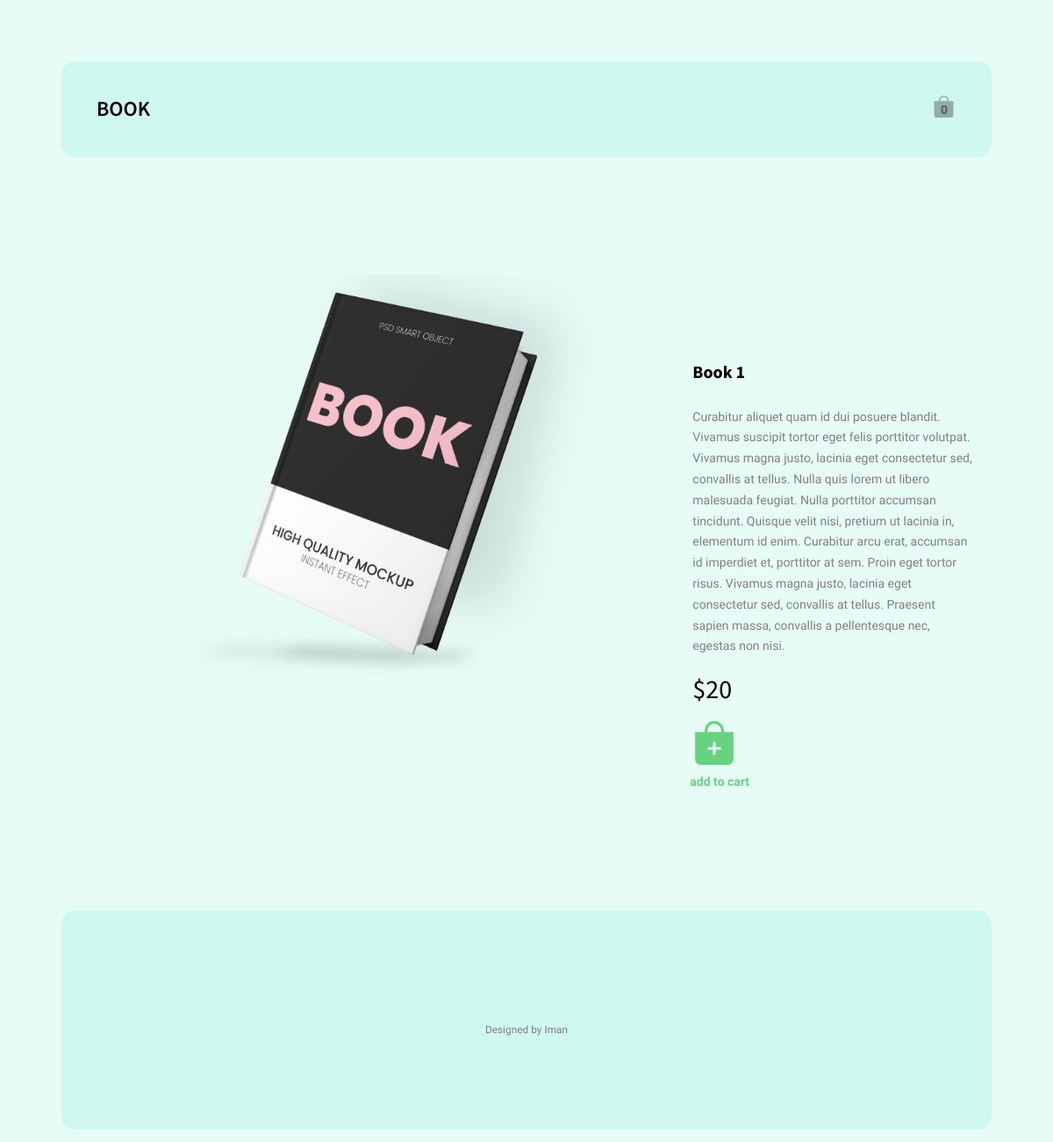
Screenshot of /detail/8 (signed in) with the database file from the repository.
### book/models.py (models this page shows, shortened)
class Order(models.Model):
    items = models.ManyToManyField(Items)#for calculate final price
    user = models.ForeignKey(User, on_delete=models.CASCADE)
    date = models.DateField(auto_now_add=True)
    final = models.BooleanField(default=False)# for check the order status
    phone = models.CharField(max_length=100)
    name = models.CharField(max_length=200)
    address = models.TextField()
    des = models.TextField(null=True, blank=True)# for get items of order (Items)
    def cart_items(self):
        items = 0
        for item in self.items.all():
            items += 1
        return items

class Product(models.Model):
    name = models.CharField(max_length=100)
    desc = models.CharField(max_length=1000)
    price = models.CharField(max_length=100)
    exist = models.BooleanField(default=True)
    image = models.ImageField(upload_to='media')

### book/views.py (the view)
# urls.py: path('detail/<id>', views.Detail, name='detail'),
def Detail(request, id):
    item = Product.objects.get(id=id)
    order = Order.objects.get(user=request.user)
    context = {'item':item, 'order':order}
    return render(request, 'book/detail.html', context)

### book/templates/book/detail.html (shortened to what this page needs)
{% extends 'book/base.html' %}
{% load static %}
{% block content %}
		<div id="fh5co-work" style="margin: 50px;">
			<div class="row">
				<div class="col-md-8">
						<img src="{{item.image.url}}" alt="detail-image" class="img-responsive">
				</div>
				<div class="col-md-4 fh5co-project-detail" style="margin-top: 100px;">
					<h2 class="fh5co-project-title"><b>{{item.name}}</b></h2><br>
					<p>{{item.desc}}</p>
					<div class="fh5co-project-service">
						<h2>${{item.price}}</h2>
                        <a href="{% url 'add' item.id %}"> <div style="margin-left: -3px;"><b>add to cart</b></div></a>
					</div>
				</div>
			</div>
		</div>
{% endblock content %}

### book/templates/book/base.html (shortened to what this page needs)
{% load static %}
<!DOCTYPE HTML>
<html>
	<head>
	<link rel="stylesheet" href="{% static 'css/animate.css' %}">
	<link rel="stylesheet" href="{% static 'css/icomoon.css' %}">
	<link rel="stylesheet" href="{% static 'css/bootstrap.css' %}">
	<link rel="stylesheet" href="{% static 'css/magnific-popup.css' %}">
	<link rel="stylesheet" href="{% static 'css/flexslider.css' %}">
	<link rel="stylesheet" href="{% static 'css/style.css' %}">
	</head>
	<body>
	<div id="page">
	<nav class="fh5co-nav" role="navigation">
		<div class="container-wrap" style="background-color: #cff8ef; border-radius: 15px;">
			<div class="top-menu">
				<div class="row">
					<div class="col-xs-2">
						<div id="fh5co-logo"><a href="{% url 'home' %}">book</a></div>
					</div>
					<div class="col-xs-10 text-right menu-1">
						<ul>
							{% if user.is_authenticated %}
							<li><a href="{% url 'cart' %}"><svg xmlns="http://www.w3.org/2000/svg" width="25" height="25" fill="currentColor" class="bi bi-bag-fill" viewBox="0 0 16 16">
                                <path d="M8 1a2.5 2.5 0 0 1 2.5 2.5V4h-5v-.5A2.5 2.5 0 0 1 8 1zm3.5 3v-.5a3.5 3.5 0 1 0-7 0V4H1v10a2 2 0 0 0 2 2h10a2 2 0 0 0 2-2V4h-3.5z"/>
                              </svg></a></li>
							  <div style="margin-right: 20px; margin-top: -28px; font-size: 14px;"><b>{{order.cart_items}}</b></div>
							{% endif %}
						</ul>
					</div>
				</div>
			</div>
		</div>
	</nav>
    {% block content %}
    {% endblock content %}
    <div class="container-wrap" style="border-radius: 15px;">
		<footer id="fh5co-footer" role="contentinfo" style="background-color: #cff8ef; border-radius: 15px;">
			<div class="row copyright" style="background-color: #cff8ef; border-radius: 15px;">
				<div class="col-md-12 text-center">
					<p>
						<small class="block">Designed by Iman</small>
					</p>
				</div>
			</div>
		</footer>
	</div>
	</div>
	</body>
</html>

### static/css/style.css (style rules this page uses)
body { font-family: "Oxygen", sans-serif; font-weight: 300; font-size: 14px; line-height: 1.7; color: gray; background: #e7fcf7; }
#page { position: relative; overflow-x: hidden; width: 100%; height: 100%; -webkit-transition: 0.5s; -o-transition: 0.5s; transition: 0.5s; }
a { color: #66D37E; -webkit-transition: 0.5s; -o-transition: 0.5s; transition: 0.5s; }
p { margin-bottom: 20px; }
h1, h2, h3, h4, h5, h6, figure { color: #000; font-family: "Source Sans Pro", sans-serif; font-weight: 400; margin: 0 0 20px 0; }
.container-wrap { max-width: 1060px; margin: 0 auto; margin-bottom: 1em; background: #fff; }
.fh5co-nav { margin: 5em 0 0 0; }
.fh5co-nav .top-menu { padding: 34px 30px; }
.fh5co-nav #fh5co-logo { font-size: 24px; margin: 0; padding: 0; text-transform: uppercase; font-weight: 600; font-family: "Source Sans Pro", sans-serif; }
.fh5co-nav a { padding: 5px 10px; color: #000; }
.fh5co-nav ul { padding: 0; margin: 5px 0 0 0; }
.fh5co-nav ul li { font-family: "Source Sans Pro", sans-serif; padding: 0; margin: 0; list-style: none; display: inline; text-transform: uppercase; letter-spacing: 1px; font-weight: 600; }
.fh5co-nav ul li a { position: relative; font-size: 13px; padding: 30px 12px; color: rgba(0, 0, 0, 0.3); -webkit-transition: 0.5s; -o-transition: 0.5s; transition: 0.5s; }
.fh5co-nav ul li a:after { position: absolute; bottom: 25px; left: 0; right: 0; content: ''; width: 58%; height: 2px; background: #66D37E; margin: 0 auto; opacity: 0; -webkit-transition: -webkit-transform 0.3s, opacity 0.3s; transition: transform 0.3s, opacity 0.3s; -webkit-transform: translate3d(0, -10px, 0); transform: translate3d(0, -10px, 0); }
#fh5co-about, #fh5co-services, #fh5co-contact, #fh5co-work, #fh5co-blog, #fh5co-counter, #fh5co-footer { padding: 6em 3em; clear: both; }
#fh5co-footer { margin-top: 20px !important; }
#fh5co-footer .copyright { display: block; margin-top: 3em; }
#fh5co-footer .copyright .block { display: block; }
#fh5co-offcanvas a { color: rgba(255, 255, 255, 0.5); }
#fh5co-offcanvas ul { padding: 0; margin: 0; }
#fh5co-offcanvas ul li { padding: 0; margin: 0; list-style: none; }
.fh5co-project-detail .fh5co-project-title { font-size: 20px; margin-bottom: 5px; }

### rows the page displays
Order: cart_items "0"
Product: image (picture), name "Book 1", desc "Curabitur aliquet quam id dui posuere blandit. Vivamus suscipit tortor eget felis porttitor volutpat. Vivamus magna justo, lacinia eget consectetur sed, convallis at tellus. Nulla quis lorem ut libero malesuada feugiat. Nulla porttitor accumsan tincidunt. Quisque velit nisi, pretium ut lacinia in, elementum id enim. Curabitur arcu erat, accumsan id imperdiet et, porttitor at sem. Proin eget tortor risus. Vivamus magna justo, lacinia eget consectetur sed, convallis at tellus. Praesent sapien massa, convallis a pellentesque nec, egestas non nisi.", price "20"
